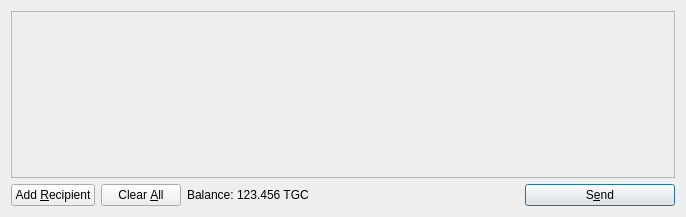
<?xml version="1.0" encoding="UTF-8"?>
<ui version="4.0">
 <class>SendCoinsDialog</class>
 <widget class="QDialog" name="SendCoinsDialog">
  <property name="geometry">
   <rect>
    <x>0</x>
    <y>0</y>
    <width>686</width>
    <height>217</height>
   </rect>
  </property>
  <property name="windowTitle">
   <string>Send Coins</string>
  </property>
  <layout class="QVBoxLayout" name="verticalLayout">
   <item>
    <widget class="QScrollArea" name="scrollArea">
     <property name="widgetResizable">
      <bool>true</bool>
     </property>
     <widget class="QWidget" name="scrollAreaWidgetContents">
      <property name="geometry">
       <rect>
        <x>0</x>
        <y>0</y>
        <width>666</width>
        <height>165</height>
       </rect>
      </property>
      <layout class="QVBoxLayout" name="verticalLayout_2">
       <property name="margin">
        <number>0</number>
       </property>
       <item>
        <layout class="QVBoxLayout" name="entries">
         <property name="spacing">
          <number>6</number>
         </property>
        </layout>
       </item>
       <item>
        <spacer name="verticalSpacer">
         <property name="orientation">
          <enum>Qt::Vertical</enum>
         </property>
         <property name="sizeHint" stdset="0">
          <size>
           <width>20</width>
           <height>40</height>
          </size>
         </property>
        </spacer>
       </item>
      </layout>
     </widget>
    </widget>
   </item>
   <item>
    <layout class="QHBoxLayout" name="horizontalLayout">
     <item>
      <widget class="QPushButton" name="addButton">
       <property name="toolTip">
        <string>Send to multiple recipients at once</string>
       </property>
       <property name="text">
        <string>Add &amp;Recipient</string>
       </property>
       <property name="icon">
        <iconset resource="../bitcoin.qrc">
         <normaloff>:/icons/add</normaloff>:/icons/add</iconset>
       </property>
       <property name="autoDefault">
        <bool>false</bool>
       </property>
      </widget>
     </item>
     <item>
      <widget class="QPushButton" name="clearButton">
       <property name="sizePolicy">
        <sizepolicy hsizetype="Minimum" vsizetype="Fixed">
         <horstretch>0</horstretch>
         <verstretch>0</verstretch>
        </sizepolicy>
       </property>
       <property name="toolTip">
        <string>Remove all transaction fields</string>
       </property>
       <property name="text">
        <string>Clear &amp;All</string>
       </property>
       <property name="icon">
        <iconset resource="../bitcoin.qrc">
         <normaloff>:/icons/remove</normaloff>:/icons/remove</iconset>
       </property>
       <property name="autoRepeatDelay">
        <number>300</number>
       </property>
       <property name="autoDefault">
        <bool>false</bool>
       </property>
      </widget>
     </item>
     <item>
      <layout class="QHBoxLayout" name="horizontalLayout_2">
       <property name="spacing">
        <number>3</number>
       </property>
       <item>
        <widget class="QLabel" name="label">
         <property name="text">
          <string>Balance:</string>
         </property>
        </widget>
       </item>
       <item>
        <widget class="QLabel" name="labelBalance">
         <property name="cursor">
          <cursorShape>IBeamCursor</cursorShape>
         </property>
         <property name="text">
          <string>123.456 TGC</string>
         </property>
         <property name="textInteractionFlags">
          <set>Qt::LinksAccessibleByMouse|Qt::TextSelectableByKeyboard|Qt::TextSelectableByMouse</set>
         </property>
        </widget>
       </item>
      </layout>
     </item>
     <item>
      <spacer name="horizontalSpacer">
       <property name="orientation">
        <enum>Qt::Horizontal</enum>
       </property>
       <property name="sizeHint" stdset="0">
        <size>
         <width>40</width>
         <height>20</height>
        </size>
       </property>
      </spacer>
     </item>
     <item>
      <widget class="QPushButton" name="sendButton">
       <property name="minimumSize">
        <size>
         <width>150</width>
         <height>0</height>
        </size>
       </property>
       <property name="toolTip">
        <string>Confirm the send action</string>
       </property>
       <property name="text">
        <string>S&amp;end</string>
       </property>
       <property name="icon">
        <iconset resource="../bitcoin.qrc">
         <normaloff>:/icons/send</normaloff>:/icons/send</iconset>
       </property>
       <property name="default">
        <bool>true</bool>
       </property>
      </widget>
     </item>
    </layout>
   </item>
  </layout>
 </widget>
 <resources>
  <include location="../bitcoin.qrc"/>
 </resources>
 <connections/>
</ui>
